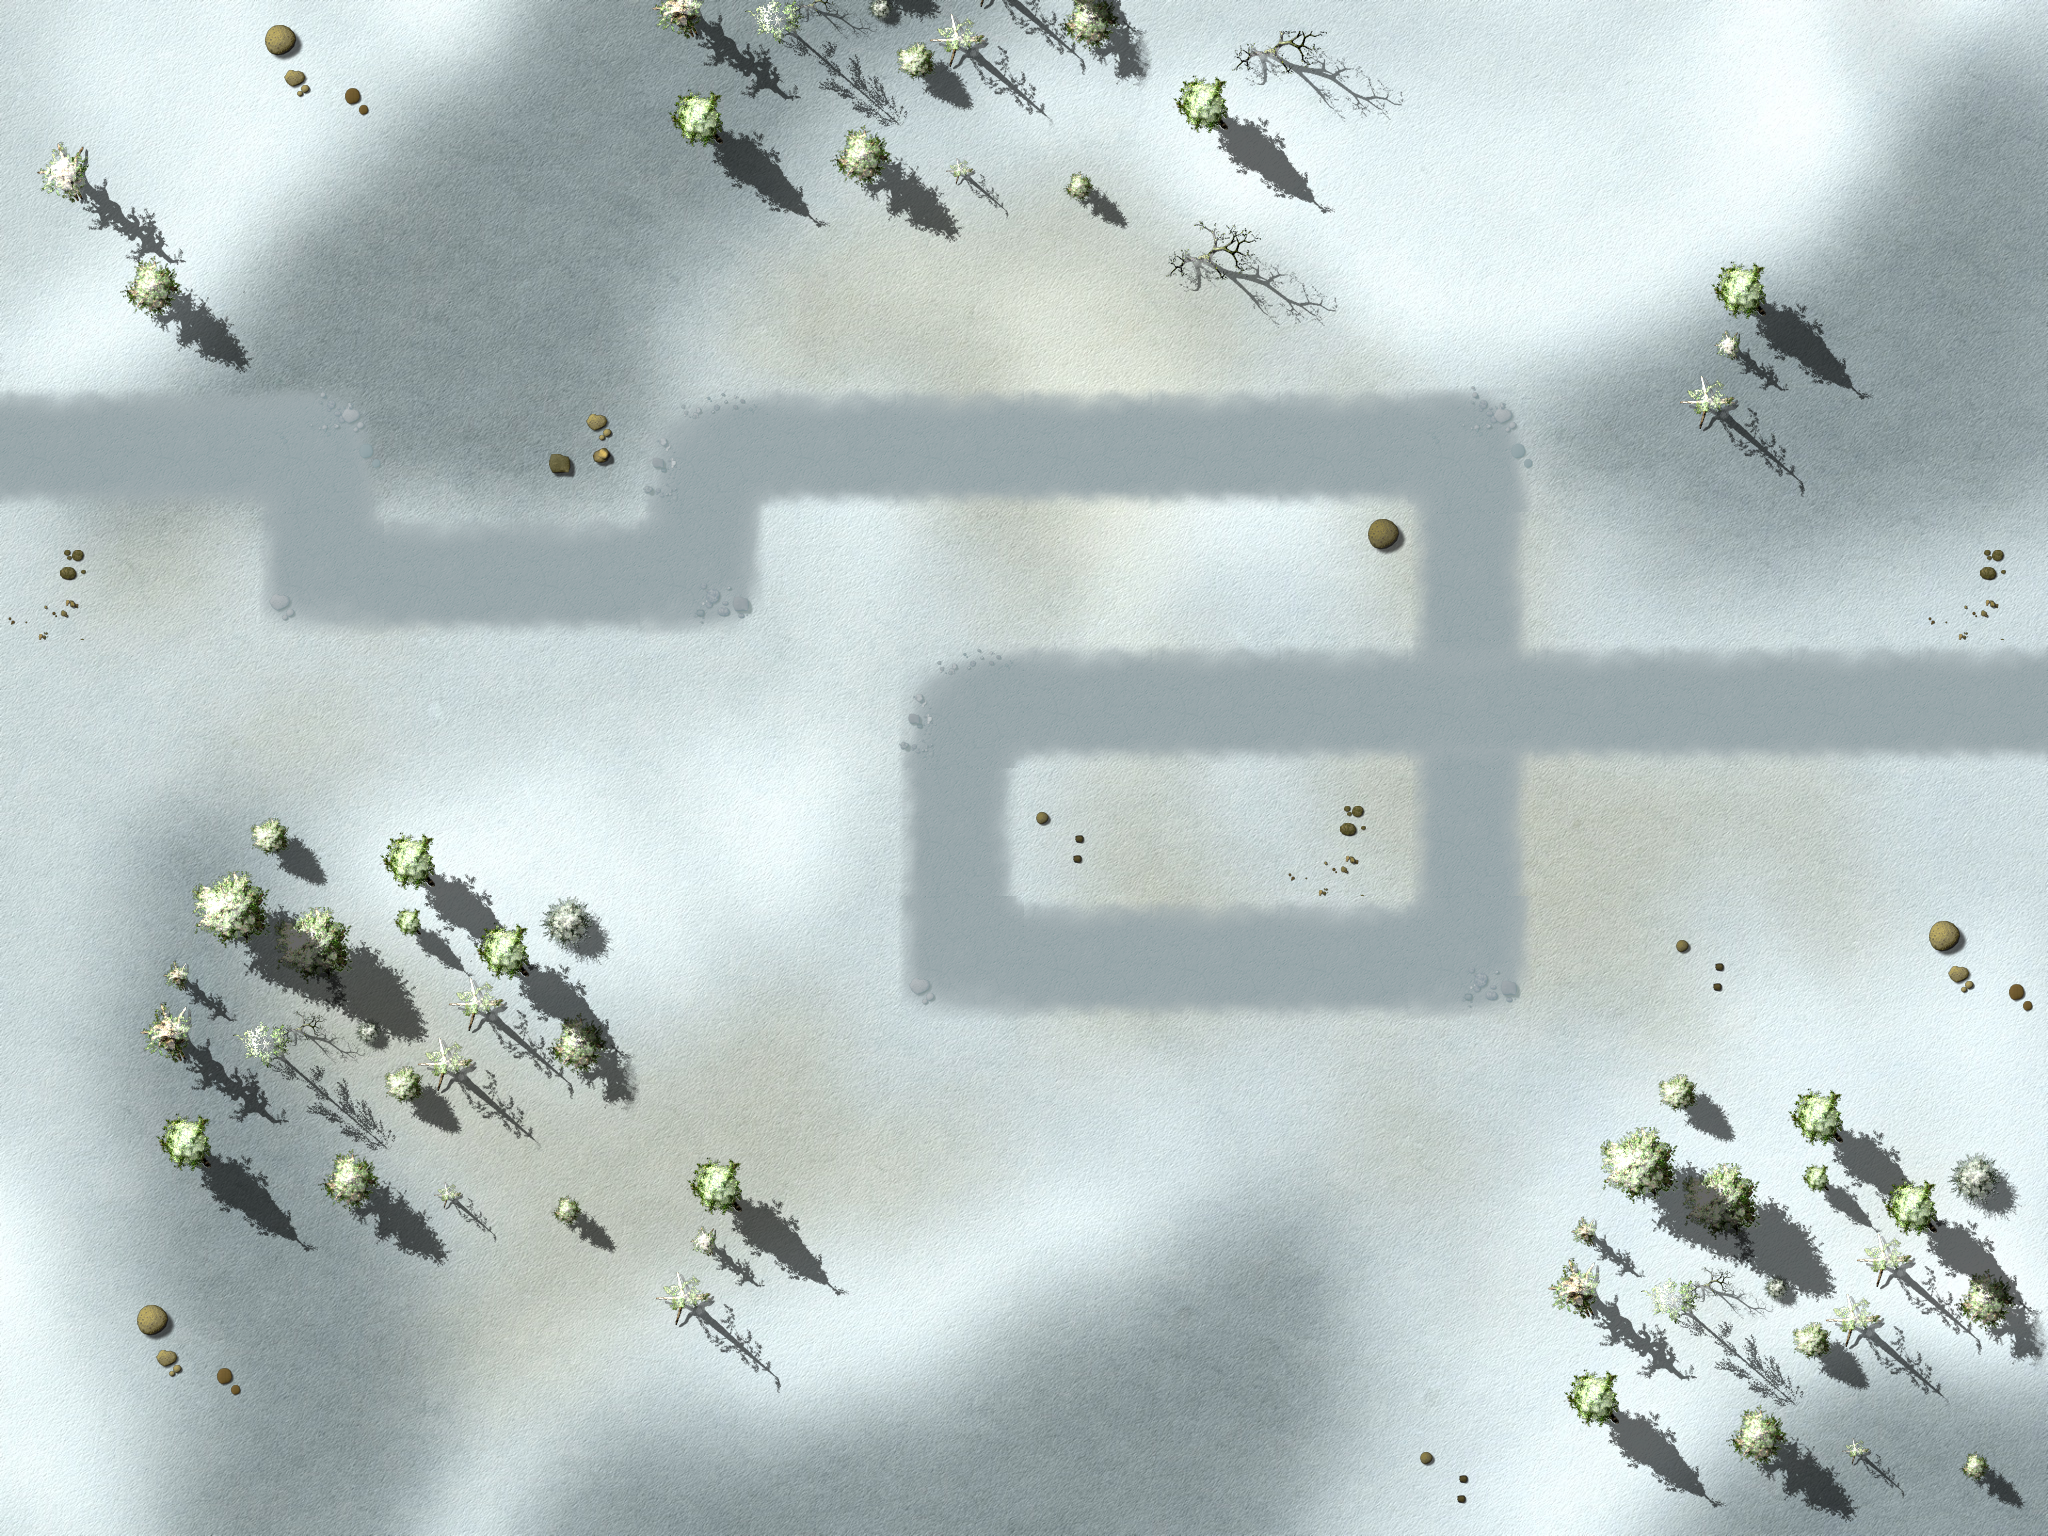

This is a level from a 2D game, rendered from its Tiled map with the project's own tilesets. A one-line summary and the map file follow, with tile-layer data summarised:
An orthogonal 16x12 tile map with 128x128 px tiles, 4 tile layers (Ground, Objects1, Objects2, Path), 1 hidden layer not drawn, 3 tilesets and 21 objects.

<map version="1.0" orientation="orthogonal" width="16" height="12" tilewidth="128" tileheight="128">
 <properties>
<property name="wave01" value="10,10,10,10,10,10,10,10,10,10,10,10,10,10,10,10,10,10,10,10,10,10,10,10,10,10,10,10,10,10,10,10,10,10,10,10,10,10,10,10,10" />
<property name="wave02" value="10,10,10,10,1,10,3,3,1,10,1,10,10,10,1,1,1,1,10,10,10,10,1,1,1,10" />
<property name="wave03" value="1,1,1,1,10,10,10,1,10,10,10,1,1,1,1,1,1,10,10,10,10,1,3" />
<property name="wave04" value="1,1,1,1,1,1,1,1,1,1,1,1,1,1,1,2,2,1,1,1,1,1,1,3,3,5,5,2,2,1,1,1," />
<property name="wave05" value="10,10,10,10,10,2,10,10,2,10,10,10,10,2,10,10,10,10,10,10,10" />
<property name="wave06" value="1,2,1,1,1,2,10,10,10,2,10,10,1,1,2,2,1,1,10,10,10,10,10,2,2,1,1,10,10,10,10,10,10,10" />
<property name="wave07" value="4,10,10,10,10,1,1,1,1,1,4,1,1,4,1,1,6,5,5,5,5,1,1,4,4,4,4,2,2,2,2,1,1,1," />
<property name="wave08" value="1,5,5,4,5,5,4,5,5,4,5,5,5,4,5,5,4,5,5,5,4,6,5,5,7,7,5,5,7,7,7,7,9,9,9,6,3,3,5,7,5,1" />
<property name="wave09" value="1,5,5,7,4,4,5,5,5,4,5,7,5,7,5,5,4,4,5,5,7,6,5,5,4,8,5,5,5,5,3,3,3" />
<property name="wave10" value="10,10,10,10,10,10,10,10,5,5,5,7,7,4,4,4,10,10,10,10,4,10,7,5,5,10,6,6,10,10,10,4,4,7,10,5,5,5,100" />
<property name="wave11" value="1,5,5,5,3,5,5,5,5,5,5,5,5,5,5,5,4,4,4,7,7,5,5,5,5,7,3,5,5,5,5,5,5,5,3,3,3,5,5,5,7,7,7,5,8,4,4,4,4" />
<property name="wave12" value="5,5,5,5,5,5,10,10,10,10,10,5,10,10,10,3,5,5,5,10,10,3,3,10,10,5,5,5,5,5,10,10,10,10,5,7,5,6,5,6" />
<property name="wave13" value="3,10,10,10,5,5,5,5,5,5,5,5,10,10,10,10,5,5,5,5,5,5,5,10,10,10,3,3,5,4,5,8,7,11,11,11,11,11," />
<property name="wave14" value="5,5,5,5,5,5,5,5,7,7,5,5,7,4,4,4,5,5,5,5,5,7,5,7,3,5,5,5,5,5,6,6,3,7,7,7,5,5,5,5,6,6,5,7,7,7,9,9,9" />
<property name="wave15" value="1,4,4,5,5,3,5,5,5,5,4,5,4,5,4,4,5,4,5,7,5,5,5,5,5,5,5,5,6,5,5,6,5,5,7,7,4,4,6,5,4,4,4," />
<property name="wave16" value="10,10,10,10,10,10,10,10,10,10,10,10,10,10,10,10,10,10,10,10,10,10,3,3,3,10,10,10,10,10,10,10,10,10,10,10,10,10,10,10,5,5,5,5,10,10,10,10,10,10" />
<property name="wave17" value="10,10,10,10,10,10,10,10,10,10,10,10,10,10,3,3,3,10,10,10,10,10,10,10,10,10,10,10,10,10,10,10,10,10,10,10,10,10,10,10,5,5,5,5,10,10,10,10,10,10" />
<property name="wave18" value="10,10,10,10,10,10,10,6,10,10,10,7,7,10,10,6,5,5,3,10,10,10,10,10,3,7,7,10,10,10,6,5,8,9,10,10,5,7,7,10,10,11,8" />
<property name="wave19" value="1,5,5,5,5,5,5,5,7,7,7,7,5,5,5,5,5,4,4,4,3,7,5,7,5,5,5,5,6,6,5,5,5,7,7,3,3,3,4,4,4,4,7,7,5,5,5,5,5,8,9,9,9" />
<property name="wave20" value="10,10,10,10,5,10,5,10,5,10,10,10,5,5,5,5,5,5,5,11,11,11,11,11,11,11,11,7,7,5,8,9,9,6,5,5,4,4,5,5,6,5,5,10,10,10,10,5,5,5,101" />
<property name="wave21" value="9,9,9,9,7,7,7,7,7,5,5,5,5,6,5,5,5,4,5,4,6,5,5,5,4,4,4,4,4,5,5,3,3,3,6,6,5,5,9,9,5,5,10,10,10,10,10,6" />
<property name="wave22" value="3,3,7,7,7,7,5,5,5,5,7,5,7,5,5,5,3,3,3,5,5,5,8,8,8,5,5,3,3,7,7,5,5,7,3,5,5,11,11,11,8,6" />
<property name="wave23" value="5,5,6,5,5,6,5,5,5,5,5,5,7,7,7,7,6,5,5,6,5,5,6,5,5,10,10,10,10,10,9,8,7,7,7,5,5,5,1" />
<property name="wave24" value="6,5,5,7,3,5,4,4,4,4,5,5,7,7,5,4,8,5,8,7,5,3,3,6,11,11,11,3,3,11,11,11,11,11" />
<property name="wave25" value="10,10,10,10,7,6,5,5,5,5,5,5,5,5,5,5,5,10,10,10,10,5,5,5,5,5,5,5,4,7,5,3,6,5,5,7,7,5,5,4,4,4,6" />
<property name="wave26" value="7,7,7,7,7,7,7,7,4,4,4,4,4,7,7,7,5,5,5,6,5,3,5,5,6,7,7,8,5,5,9,5,5,5,4,4,7,7,7,7,7,9,5,9,1" />
<property name="wave27" value="6,5,5,6,5,5,5,4,4,5,5,4,5,10,10,10,10,10,10,10,10,7,3,10,10,10,5,5,5,5,5,4,5,4,5,5,5,5,9,10,10,11,11,11,8,5,5,6" />
<property name="wave28" value="5,5,5,5,5,4,4,5,4,5,4,4,5,5,5,5,4,4,4,3,5,5,5,5,5,4,5,4,7,3,5,5,3,5,5,3,5,5,10,10,11,11,6,5,5,5,3,5,5,3" />
<property name="wave29" value="4,4,4,5,5,5,5,5,5,5,5,5,5,10,10,10,10,10,7,5,5,5,5,5,5,10,10,10,5,5,4,4,10,10,4,5,5,5,4,5,5,3,5,5,3,6,5,5,7,6" />
<property name="wave30" value="10,10,10,10,7,6,5,5,5,5,5,5,5,5,5,5,5,10,10,10,10,5,5,5,5,5,5,5,4,7,5,3,8,5,5,8,11,11,11,5,4,4,5,5,4,3" />
<property name="wave31" value="6,7,5,5,3,6,10,10,10,10,10,10,10,10,10,10,10,10,10,10,10,7,5,6,3,5,5,3,5,5,6,5,7,10,10,10,102" />
<property name="wave32" value="10,10,10,10,5,10,5,10,5,10,10,6,5,7,5,5,5,11,11,9,9,6,5,5,7,7,8,10,5,5,5,5,10,10,10,6,10,5,5,5,10,7,8" />
<property name="wave33" value="1,5,5,5,5,5,5,5,5,3,4,5,4,5,4,5,4,5,4,5,4,5,4,3,5,5,5,5,5,5,7,7,5,5,5,5,5,5,6,6,5" />
<property name="wave34" value="10,10,10,10,3,10,10,10,6,10,10,10,7,7,10,10,10,10,10,10,10,3,7,3,3,7,10,10,10,6,5,5,8,3,3,1" />
<property name="wave35" value="8,10,10,10,10,10,11,11,11,11,3,7,7,5,5,5,10,10,10,11,11,9,9,9,9,6,9,9,6,7,5,8,10,3,3,10,3,5,5,3,5,5,103" />
 </properties>
 <tileset firstgid="1" name="ground" tilewidth="128" tileheight="128">
  <image source="tilesWorld1.png" width="2048" height="2048" />
 </tileset>
 <tileset firstgid="257" name="path" tilewidth="128" tileheight="128">
  <image source="path03.png" width="512" height="512" />
 </tileset>
 <tileset firstgid="273" source="ground3.tsx" />
 <layer name="Ground" width="16" height="12">
  <data>[192 cells, 1 non-empty, 1 distinct tile ids]</data>
 </layer>
 <layer name="Objects1" width="16" height="12">
  <data>[192 cells, 13 non-empty, 7 distinct tile ids]</data>
 </layer>
 <layer name="Objects2" width="16" height="12">
  <data>[192 cells, 58 non-empty, 30 distinct tile ids]</data>
 </layer>
 <layer name="Path" width="16" height="12">
  <data>[192 cells, 31 non-empty, 6 distinct tile ids]</data>
 </layer>
 <objectgroup name="Objects3" width="16" height="12">
  <object gid="168" x="1134" y="854" />
  <object gid="152" x="1186" y="942" />
  <object gid="135" x="368" y="752" />
  <object gid="135" x="420" y="806" />
  <object gid="135" x="1850" y="156" />
  <object gid="135" x="1116" y="1380" />
 </objectgroup>
 <objectgroup name="Locked" width="16" height="12">
  <object x="2432" y="256" />
  <object x="128" y="256" width="128" height="128" />
  <object x="0" y="0" width="2048" height="256" />
  <object x="0" y="1280" width="2048" height="256" />
  <object x="0" y="256" width="128" height="1024" />
  <object x="1920" y="256" width="128" height="1024" />
  <object x="1664" y="256" width="128" height="256" />
  <object x="1152" y="768" width="128" height="128" />
  <object x="1536" y="1152" width="384" height="128" />
  <object x="1664" y="1024" width="256" height="128" />
  <object x="128" y="896" width="512" height="384" />
  <object x="640" y="1152" width="128" height="128" />
  <object x="256" y="768" width="256" height="128" />
  <object x="384" y="640" width="128" height="128" />
 </objectgroup>
 <objectgroup name="Waypoints" width="16" height="12">
  <object x="0" y="512">
   <polyline points="-139,-59 324,-63 325,56 702,60 702,-62 1472,-61 1470,447 963,451 963,192 2163,188" />
  </object>
 </objectgroup>
 <layer name="blendAdd" width="16" height="12" visible="0">
  <data>[192 cells, 0 non-empty, 0 distinct tile ids]</data>
 </layer>
</map>
